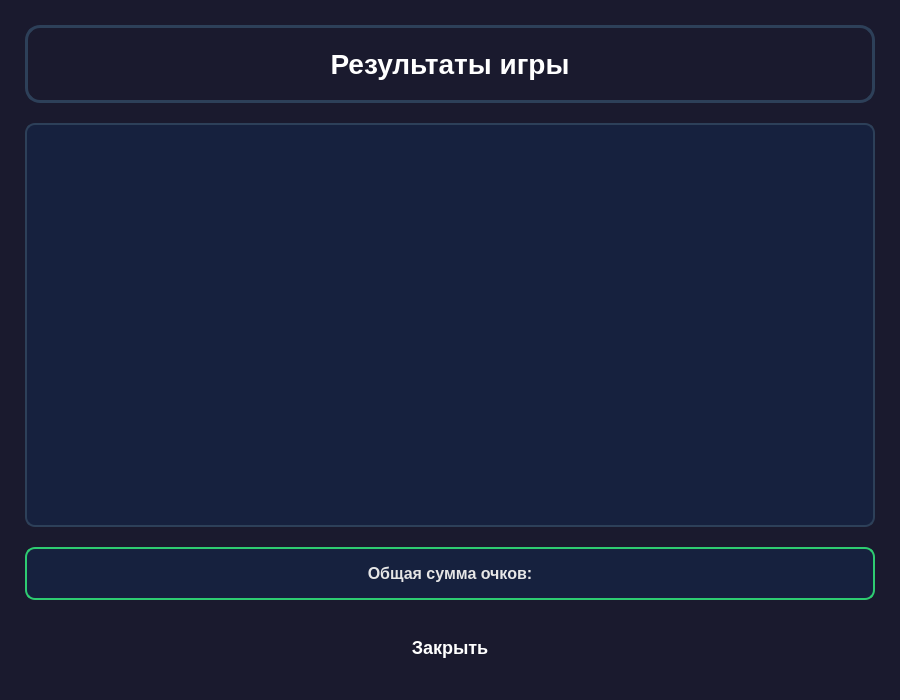
<?xml version="1.0" encoding="UTF-8"?>
<ui version="4.0">
 <class>ResultsWindow</class>
 <widget class="QDialog" name="ResultsWindow">
  <property name="geometry">
   <rect>
    <x>0</x>
    <y>0</y>
    <width>900</width>
    <height>700</height>
   </rect>
  </property>
  <property name="minimumSize">
   <size>
    <width>800</width>
    <height>600</height>
   </size>
  </property>
  <property name="windowTitle">
   <string>Результаты</string>
  </property>
  <property name="styleSheet">
   <string notr="true">QDialog {
    background-color: #1a1a2e;
    font-family: 'Segoe UI', Arial, sans-serif;
}</string>
  </property>
  <layout class="QVBoxLayout" name="verticalLayout">
   <property name="spacing">
    <number>20</number>
   </property>
   <property name="leftMargin">
    <number>25</number>
   </property>
   <property name="topMargin">
    <number>25</number>
   </property>
   <property name="rightMargin">
    <number>25</number>
   </property>
   <property name="bottomMargin">
    <number>25</number>
   </property>
   <item>
    <widget class="QLabel" name="titleLabel">
     <property name="styleSheet">
      <string notr="true">QLabel {
    color: white;
    font-size: 28px;
    font-weight: bold;
    padding: 20px;
    background: qlineargradient(x1:0, y1:0, x2:1, y2:0,
        stop:0 #3498db, stop:1 #2ecc71);
    border-radius: 15px;
    border: 3px solid #2d4059;
}</string>
     </property>
     <property name="text">
      <string>Результаты игры</string>
     </property>
     <property name="alignment">
      <set>Qt::AlignCenter</set>
     </property>
    </widget>
   </item>
   <item>
    <widget class="QTableWidget" name="tableWidget">
     <property name="styleSheet">
      <string notr="true">QTableWidget {
    background-color: #16213e;
    border-radius: 10px;
    border: 2px solid #2d4059;
    gridline-color: #2d4059;
    color: #e6e6e6;
    font-size: 14px;
}
QTableWidget::item {
    padding: 10px;
    border-bottom: 1px solid #2d4059;
}
QTableWidget::item:selected {
    background-color: #0f3460;
}
QHeaderView::section {
    background-color: #0f3460;
    color: white;
    padding: 10px;
    border: none;
    font-weight: bold;
    border-right: 1px solid #2d4059;
}
QHeaderView::section:last {
    border-right: none;
}</string>
     </property>
     <property name="alternatingRowColors">
      <bool>true</bool>
     </property>
     <property name="selectionMode">
      <enum>QAbstractItemView::SingleSelection</enum>
     </property>
     <property name="selectionBehavior">
      <enum>QAbstractItemView::SelectRows</enum>
     </property>
    </widget>
   </item>
   <item>
    <widget class="QLabel" name="totalScoreLabel">
     <property name="styleSheet">
      <string notr="true">QLabel {
    font-size: 16px;
    font-weight: bold;
    color: #e6e6e6;
    padding: 15px;
    background-color: #16213e;
    border-radius: 10px;
    border: 2px solid #2ecc71;
}</string>
     </property>
     <property name="text">
      <string>Общая сумма очков:</string>
     </property>
     <property name="alignment">
      <set>Qt::AlignCenter</set>
     </property>
    </widget>
   </item>
   <item>
    <widget class="QPushButton" name="closeButton">
     <property name="minimumSize">
      <size>
       <width>0</width>
       <height>55</height>
      </size>
     </property>
     <property name="styleSheet">
      <string notr="true">QPushButton {
    background: qlineargradient(x1:0, y1:0, x2:0, y2:1,
        stop:0 #3498db, stop:1 #2980b9);
    color: white;
    font-size: 18px;
    font-weight: bold;
    border: none;
    border-radius: 10px;
    padding: 15px 30px;
}
QPushButton:hover {
    background: qlineargradient(x1:0, y1:0, x2:0, y2:1,
        stop:0 #2980b9, stop:1 #1c5a7d);
}
QPushButton:pressed {
    background: qlineargradient(x1:0, y1:0, x2:0, y2:1,
        stop:0 #1c5a7d, stop:1 #144a69);
}</string>
     </property>
     <property name="text">
      <string>Закрыть</string>
     </property>
    </widget>
   </item>
  </layout>
 </widget>
 <resources/>
 <connections/>
</ui>
